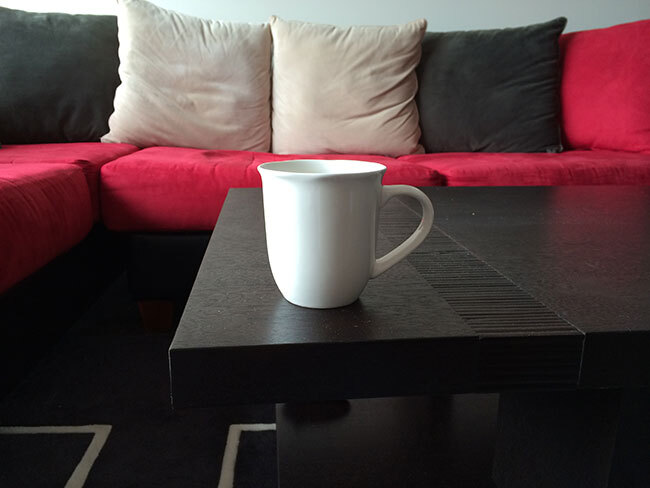
#> input picture assets/source_01.jpg, 650 x 488 px
$ python histrom.py --image ../assets/source_01.jpg
#> lines starting #> are read from the running program, lines starting #| are printed output that depends on the picture
# import the necessary packages
from matplotlib import pyplot as plt
import argparse
import cv2
# construct the argument parser and parse the arguments
ap = argparse.ArgumentParser()
ap.add_argument("-i", "--image", required=True, help="Pathto the image")
args = vars(ap.parse_args())
# load the image, convert it to grayscale
image = cv2.imread(args["image"])
#> image is the input picture: shape (488, 650, 3); mean B, G, R 64.3, 63.2, 82.3
image = cv2.cvtColor(image, cv2.COLOR_BGR2GRAY)
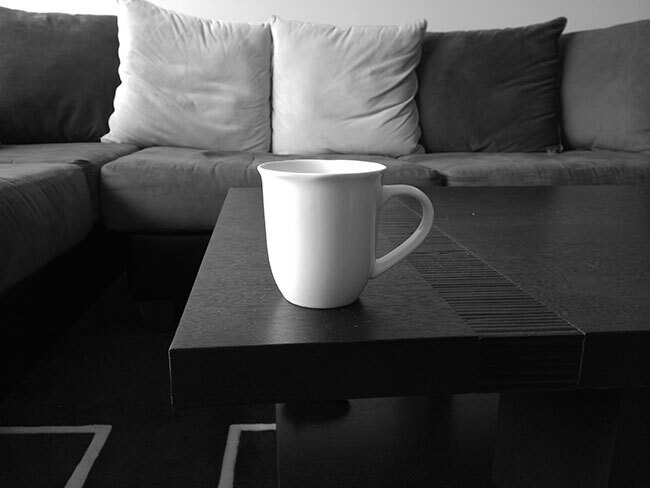
#> image: shape (488, 650); min 0, max 255, mean 69.1
# construct a grayscale histogram
hist = cv2.calcHist([image], [0], None, [256], [0, 256])
#> hist = 256 values, max 13148 at index 11, min 45 at index 2, mean 1239.1
# matplotlib expects RGB images so convert and then displaythe image
# with matplotlib to avoid GUI conflicts/errors (mainly onmacOS)
plt.figure()
plt.axis("off")
plt.imshow(cv2.cvtColor(image, cv2.COLOR_GRAY2RGB))
# plot the histogram
plt.figure()
plt.title("Grayscale Histogram")
plt.xlabel("Bins")
plt.ylabel("# of Pixels")
plt.plot(hist)
plt.xlim([0, 256])
# normalize the histogram
hist /= hist.sum()
#> hist = 256 values, max 0.0415 at index 11, min 0.000142 at index 2, mean 0.00391
# plot the normalized histogram
plt.figure()
plt.title("Grayscale Histogram (Normalized)")
plt.xlabel("Bins")
plt.ylabel("% of Pixels")
plt.plot(hist)
plt.xlim([0, 256])
plt.show()
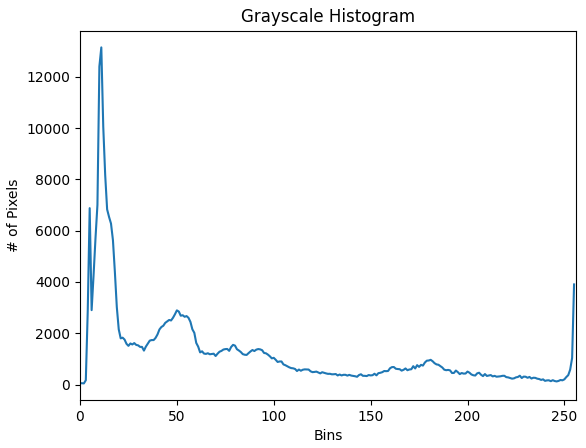
#> figure drawn by matplotlib, 1 panel; curve peaks at x = 11, y = 13148
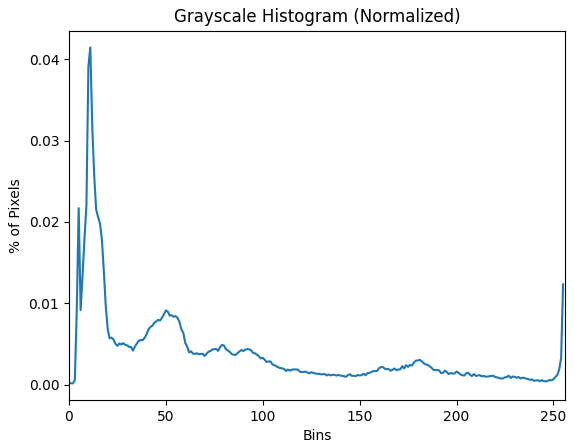
#> figure drawn by matplotlib, 1 panel; curve peaks at x = 11, y = 0.0415

$ run again, on assets/source_03.jpg
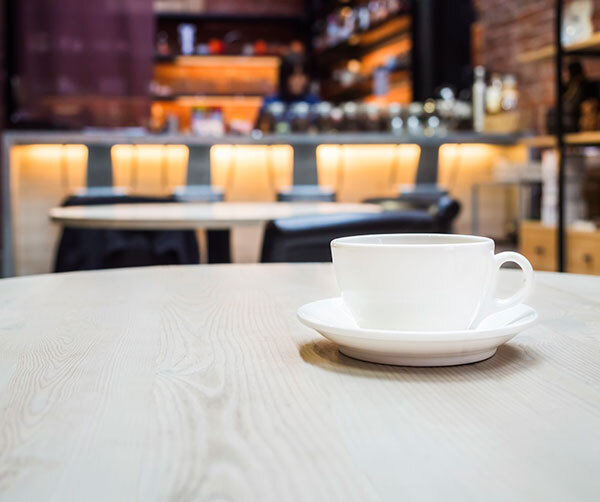
#> input picture assets/source_03.jpg, 600 x 502 px
#> image is the input picture: shape (502, 600, 3); mean B, G, R 146, 153.4, 166.8
#> `image = cv2.cvtColor(image, cv2.COLOR_BGR2GRAY)`:
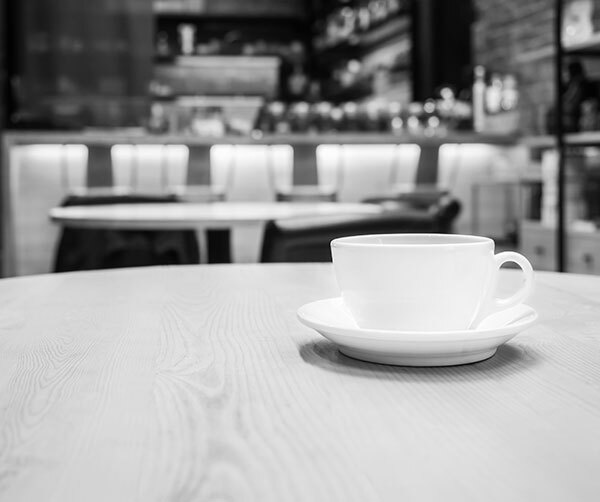
#> image: shape (502, 600); min 1, max 255, mean 156.6
#> `hist = cv2.calcHist([image], [0], None, [256], [0, 256])`: hist = 256 values, max 8026 at index 218, min 0 at index 0, mean 1176.6
#> `hist /= hist.sum()`: hist = 256 values, max 0.0266 at index 218, min 0 at index 0, mean 0.00391
#> `plt.show()`:
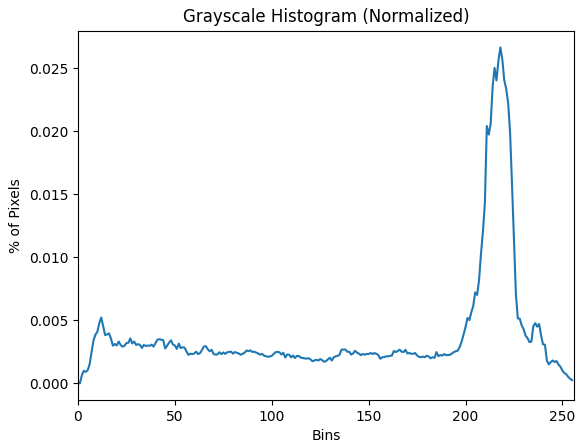
#> figure drawn by matplotlib, 1 panel; curve peaks at x = 218, y = 0.0266

$ run again, on assets/templete.jpg
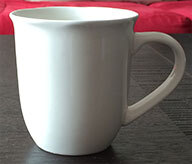
#> input picture assets/templete.jpg, 192 x 164 px
#> image is the input picture: shape (164, 192, 3); mean B, G, R 118.6, 119.9, 133.8
#> `image = cv2.cvtColor(image, cv2.COLOR_BGR2GRAY)`:
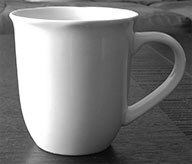
#> image: shape (164, 192); min 2, max 255, mean 123.9
#> `hist = cv2.calcHist([image], [0], None, [256], [0, 256])`: hist = 256 values, max 2623 at index 255, min 0 at index 0, mean 123
#> `hist /= hist.sum()`: hist = 256 values, max 0.0833 at index 255, min 0 at index 0, mean 0.00391
#> `plt.show()`:
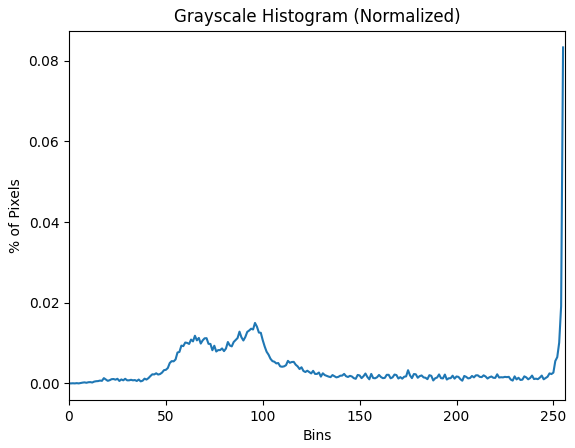
#> figure drawn by matplotlib, 1 panel; curve peaks at x = 255, y = 0.0833
